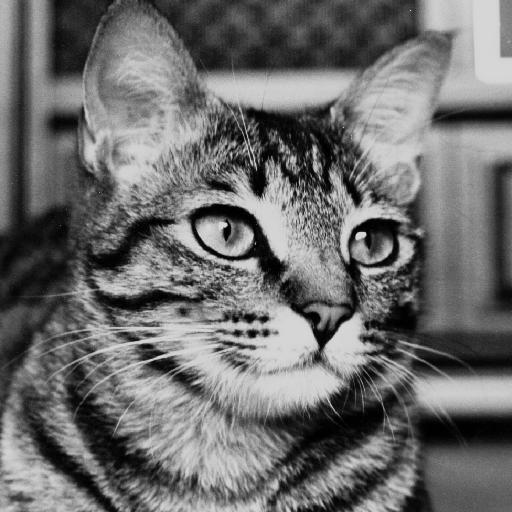
#> input picture cat.bmp, 512 x 512 px, found by its file name
$ python problem2a.py
#> lines starting #> are read from the running program, lines starting #| are printed output that depends on the picture
#brightenning dark sides of the image
import imageio.v2 as iio
import numpy as np
import matplotlib.pyplot as plt

img = iio.imread("D:/RizwanDIP/cat.bmp")
#> img is the input picture: shape (512, 512); min 0, max 232, mean 108.9

size = 512
im = [[0] * size for _ in range(size)]

for i in range(size):
    for j in range(size):
        if(img[i][j] <= 150 and img[i][j] >= 50):
            im[i][j] = img[i][j] + 50
        else:
            im[i][j] = img[i][j]
#> after the loop, im = 512 items

plt.subplot(2,1,1)
plt.imshow(img, cmap='grey')
plt.subplot(2,1,2)
plt.imshow(im, cmap='grey')
plt.show()
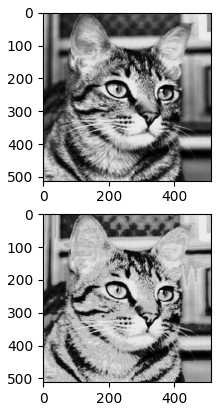
#> figure drawn by matplotlib, 2 panels
